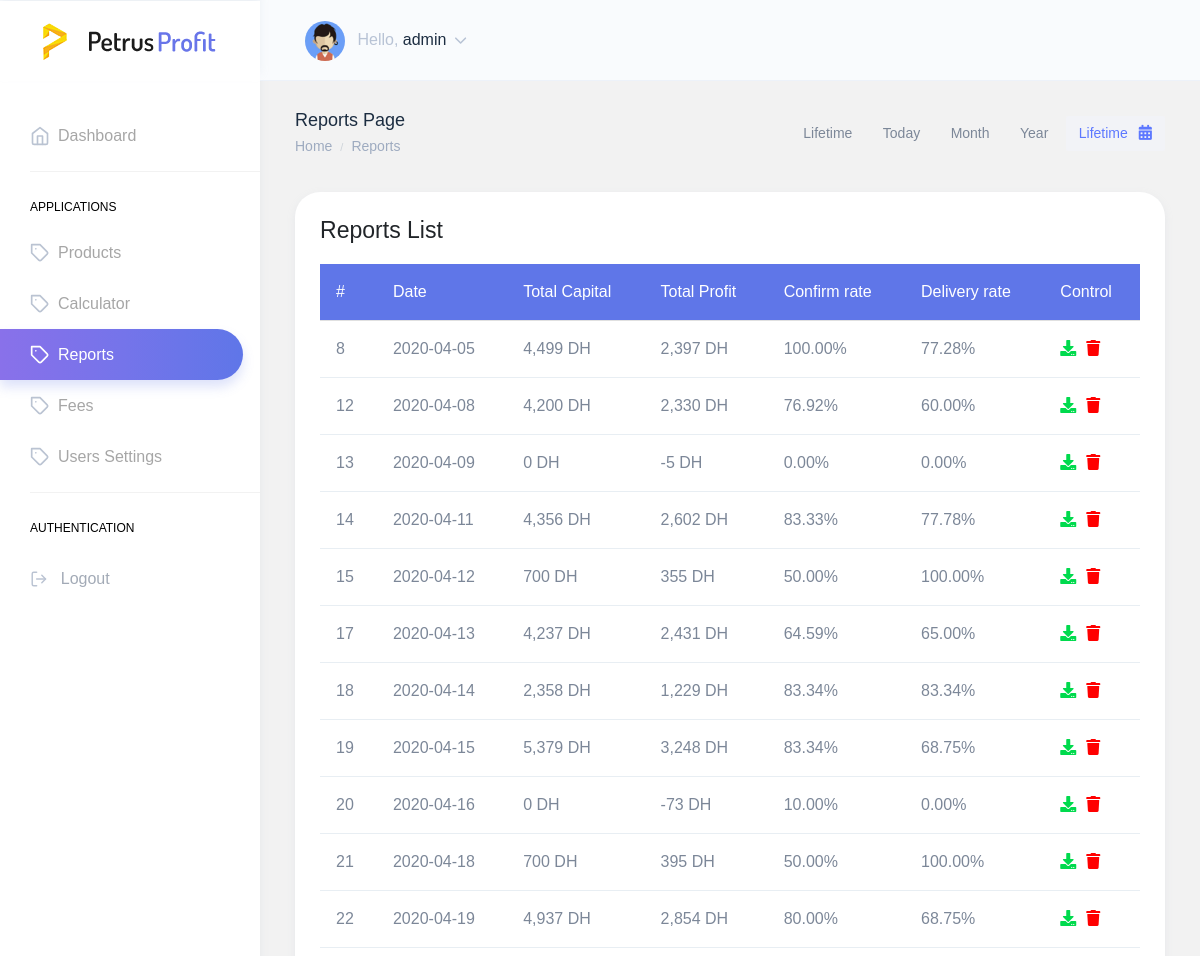
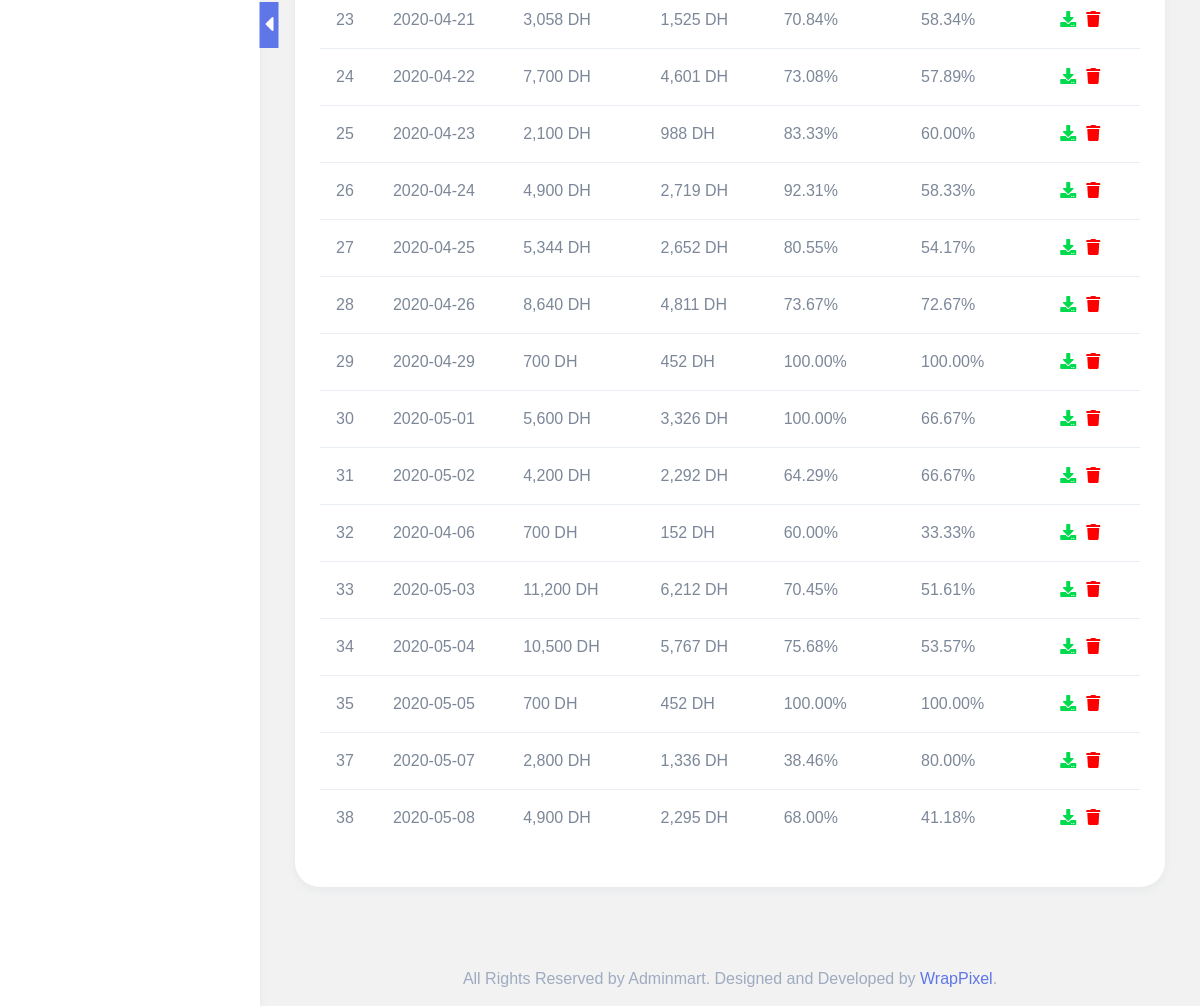
/reports.php (signed in), run on the app's committed database (2 pictures, top to bottom).
### tables this page shows
CREATE TABLE IF NOT EXISTS `dates` (
  `id` int(11) NOT NULL AUTO_INCREMENT,
  `date` varchar(11) NOT NULL,
  `total_products` int(11) NOT NULL,
  `created_at` timestamp NOT NULL DEFAULT CURRENT_TIMESTAMP,
  PRIMARY KEY (`id`)
);

### modules/Init.php (called while the page is built, shortened)
<?php
require_once(MODULES . 'Connector.php');
$db = new Connector(
	'localhost',
	'root',
	'',
	'revenue_tracker'
);
$db->returnObj = TRUE;
require_once(MODULES . 'functions.php');

### modules/Connector.php (called while the page is built, shortened)
<?php
class Connector
{
   private $connection;
   private $result;
   public $count = 0;
   public $returnObj = false;
   function __construct($host, $user, $pass, $name)
   {
      $this->host = $host;
      $this->user = $user;
      $this->pass = $pass;
      $this->name = $name;
      $resource = mysqli_connect($this->host, $this->user, $this->pass, $this->name);
      if ($resource) {
         $this->connection = $resource;
      } else {
         die("Connection Failure!");
      }
   }
   function __sanitize($text)
   {
      $result = trim(mysqli_real_escape_string($this->connection, $text));
      return htmlspecialchars($result);
   }
   private function send(String $cmd)
   {
      $resource = $this->connection->query($cmd);
      if (is_bool($resource)) {
         $this->result = $resource;
      } else {
         $this->count = ($resource)->num_rows;
         if ($this->returnObj) {
            $this->result = array();
         } else {
            $this->result[] = ($resource)->fetch_all(MYSQLI_ASSOC);
         }
      }
   }
   function getOne(String $tblname, array $where, array $fetchOnly = null, String $operator = null)
   {
      $cmd = "SELECT * FROM {$tblname} WHERE ";
      foreach ($where as $key => $value) {
         $cmd .= strtoupper($key) . "='" . $this->__sanitize($value) . "' AND ";
      }
      $cmd = substr($cmd, 0, strrpos($cmd, " AND "));
      $this->send($cmd);
      return ($this->count > 0) ? $this->result[0] : $this->result;
   }
   function getMany(String $tblname, array $where = null, array $fetchOnly = null, array $operator = null)
   {
      $cmd = "SELECT * FROM {$tblname}";
      if (!is_null($where)) {
         $cmd .= " WHERE ";
         foreach ($where as $key => $value) {
            $opr = "";
            if ($value === '!') {
               $cmd .= "!" . strtoupper($key) . " AND ";
            } else {
               if (!$operator == null) {
                  if ($opr) {
                     $cmd .= strtoupper($key) . " {$opr} '" . $this->__sanitize($value) . "' AND ";
                  } else {
                     $cmd .= strtoupper($key) . " {$operator[$key]} '" . $this->__sanitize($value) . "' AND ";
                  }
               } else {
                  $cmd .= strtoupper($key) . " = '" . $this->__sanitize($value) . "' AND ";
               }
            }
         }
         $cmd = substr($cmd, 0, strrpos($cmd, " AND "));
      }
      $this->send($cmd);
      return $this->result;
   }
   private function __dispose()
   {
      $this->result = null;
      $this->count = 0;
   }
}

### modules/functions.php (called while the page is built, shortened)
<?php require_once 'Init.php' ?>
<?php
function getNetTotalPerDate($id)
{
  global $db;
  $total_net_per_date = 0;
  $products = $db->getMany(CALCULATOR, ['date_id' => $id]);
  if (!is_null($products) && $db->count > 0) {
    foreach ($products as $product) {
      $current_product = $db->getOne(PRODUCTS, ['id' => $product->product_id]);
      $totaldel = ($product)->total_delivered;
      $sale = ($product)->sale_price;
      $adv = ($product)->Ads;
      $cost = ($current_product)->cost_price;
      $confirm_fee = ($product)->confirmation_fee;
      $delivery_fee = ($product)->delivery_fee;
      $result = ($sale * $totaldel - ($totaldel * $cost + $adv + $totaldel * $delivery_fee + $confirm_fee * $totaldel));
      $total_net_per_date += ($result);
    }
  }
  return "{$total_net_per_date} DH";
}
function getCpTotalPerDate(string $id = null)
{
  global $db;
  $total_cp_per_date = 0;
  $products = [];
  if (!is_null($id)) {
    $products = $db->getMany(CALCULATOR, ['date_id' => $id]);
  } else {
    $products = $db->getMany(CALCULATOR);
  }
  if (!is_null($products) && $db->count > 0) {
    foreach ($products as $product) {
      $totaldel = ($product)->total_delivered;
      $sale = ($product)->sale_price;
      $result = ($sale * $totaldel);
      $total_cp_per_date += ($result > 0) ? $result : 0;
    }
  }
  return (number_format($total_cp_per_date, 0) . " DH");
}
function getDevRatePerDate($id)
{
  global $db;
  $total_devrate_per_date = 0;
  $products = $db->getMany(CALCULATOR, ['date_id' => $id]);
  if (!is_null($products) && $db->count > 0) {
    foreach ($products as $product) {
      $current_product = $db->getOne(PRODUCTS, ['id' => $product->product_id]);
      $totaldel = ($product)->total_delivered;
      $totalord = ($product)->total_products;
      $result = ($totaldel > 0 && $totalord > 0) ? round(($totaldel / $totalord) * 100, 2) : (0);
      $total_devrate_per_date += ($result > 0) ? $result : 0;
    }
  }
  return number_format($total_devrate_per_date / count($products), 2) . "%";
}
function getConRatePerDate($id)
{
  global $db;
  $total_conrate_per_date = 0;
  $products = $db->getMany(CALCULATOR, ['date_id' => $id]);
  if (!is_null($products) && $db->count > 0) {
    foreach ($products as $product) {
      $current_product = $db->getOne(PRODUCTS, ['id' => $product->product_id]);
      $totalord = ($product)->total_products;
      $allord = ($product)->all_orders;
      $result = round(($totalord / $allord) * 100, 2);
      $total_conrate_per_date += ($result > 0) ? $result : 0;
    }
  }
  return number_format($total_conrate_per_date / count($products), 2) . "%";
}

### reports.php (the view, shortened to what this page needs)
<?php require_once('modules/Init.php') ?>
<?php $dates = $db->getMany(DATES); ?>
<!DOCTYPE html>
<html dir="ltr" lang="en">
<head>
    <link rel="stylesheet" type="text/css" href="https://cdn.jsdelivr.net/npm/daterangepicker/daterangepicker.css" />
    <link href="dist/css/reports.css" rel="stylesheet">
    <link href="dist/css/style.min.css" rel="stylesheet">
</head>
<body>
    <div id="main-wrapper" data-theme="light" data-layout="vertical" data-navbarbg="skin6" data-sidebartype="full" data-sidebar-position="fixed" data-header-position="fixed" data-boxed-layout="full">
        <div class="page-wrapper">
            <div class="page-breadcrumb">
                <div class="row">
                    <div class="col-md-5 align-self-center">
                        <h4 class="page-title text-truncate text-dark font-weight-medium mb-1">Reports Page
                        </h4>
                        <div class="d-flex align-items-center">
                            <nav aria-label="breadcrumb">
                                <ol class="breadcrumb m-0 p-0">
                                    <li class="breadcrumb-item"><a href="index.php" class="text-muted">Home</a></li>
                                    <li class="breadcrumb-item text-muted active" aria-current="page">Reports</li>
                                </ol>
                            </nav>
                        </div>
                    </div>
                    <div class="col-md-7 align-self-center">
                        <div class="customize-input float-right">
                            <a href="?t=all" class="btn kt-subheader__btn-secondary">Lifetime</a>
                            <a href="?t=today" class="btn kt-subheader__btn-secondary">Today</a>
                            <a href="?t=this_month" class="btn kt-subheader__btn-secondary">Month</a>
                            <a href="?t=this_year" class="btn kt-subheader__btn-secondary">Year</a>
                            <a href="#" class="btn kt-subheader__btn-daterange" id="demo" data-toggle="kt-tooltip" data-title="Select dashboard daterange" data-placement="left">
                                <span class="kt-subheader__btn-daterange-date date-value" id="kt_dashboard_daterangepicker_date">
                                    Lifetime
                                </span>
                                <i class="fas fa-calendar-alt"></i>
                            </a>
                        </div>
                    </div>
                </div>
            </div>
            <div class="container-fluid">
                <div class="row">
                    <div class="col-lg-12">
                        <div class="card">
                            <div class="card-body">
                                <div class="row card-title">
                                    <div class="col-sm-8">
                                        <h4 class="card-title">Reports List</h4>
                                    </div>
                                </div>
                                <div class="table-responsive">
                                    <table class="table sortable">
                                        <thead class="bg-primary text-white">
                                            <tr>
                                                <th class='column1'>#</th>
                                                <th class='column2'>Date</th>
                                                <th class='column3'>Total Capital</th>
                                                <th class='column4'>Total Profit</th>
                                                <th class='column5'>Confirm rate</th>
                                                <th class='column6'>Delivery rate</th>
                                                <th class='column7'>Control</th>
                                            </tr>
                                        </thead>
                                        <tbody>
                                            <?php
                                            if (isset($_GET['t'])) {
                                                $time = filter_var($_GET['t'], FILTER_SANITIZE_STRING);
                                                $reports = [];
                                                if ($time === 'today')        $reports = today();
                                                if ($time === 'yesterday')    $reports = yesterday();
                                                if ($time === 'last_week')    $reports = last_week();
                                                if ($time === 'this_month')   $reports = this_month();
                                                if ($time === 'last_month')   $reports = last_month();
                                                if ($time === 'last_30_days') $reports = last_30_days();
                                                if ($time === 'this_year')    $reports = this_year();
                                                if ($time === 'all')          $reports = $dates;
                                                if ($time === 'range')        $reports = dateRange($_GET['from'], $_GET['to']);
                                                if (!empty($reports) && count($reports) > 0) {
                                                    foreach ($reports as $date) {
                                                        $cp_total = number_format(floatval(str_replace(",", "", getCpTotalPerDate($date->id))));
                                                        $nt_total = number_format(floatval(str_replace(",", "", getNetTotalPerDate($date->id))));
                                                        $cf_rate = getConRatePerDate($date->id);
                                                        $dv_rate = getDevRatePerDate($date->id);
                                                        echo '<tr id="' . $date->id . '" class="tr" data-id="' . $date->id . '">';
                                                        echo "<td class='column1'>" . $date->id . "</td>";
                                                        echo "<td data-target='Datetime' id='openup' class='column2'>" . $date->date . "</td>";
                                                        echo "<td data-target='KK' class='column3'>" . ($cp_total . " DH") . "</td>";
                                                        echo "<td data-target='Saleprice' class='column4'>" . ($nt_total . " DH") . "</td>";
                                                        echo "<td data-target='KK' class='column5'>" . ($cf_rate) . "</td>";
                                                        echo "<td data-target='KKK' class='column6'>" . ($dv_rate) . "</td>";
                                                        echo "<td class='column6 actions' class='column7'>";
                                                        echo "<a class='download' title='Download PDF' data-toggle='tooltip' data-role='download' data-id=" . ($date->id) . "><i class='fas fa-download'></i></a>";
                                                        echo "<a class='delete' title='Delete' data-toggle='tooltip' data-role='delete' data-id=" . ($date->id) . "><i class='fas fa-trash'></i></a>";
                                                        echo "</td>";
                                                        echo "</tr>";
                                                    }
                                                } else {
                                                    echo "<tr class='text-center alert-warning'><td colspan='7'>No Records</td></tr>";
                                                }
                                            } else {
                                                if (!empty($dates) && count($dates) > 0) {
                                                    foreach ($dates as $date) {
                                                        $cp_total = number_format(floatval(str_replace(",", "", getCpTotalPerDate($date->id))));
                                                        $nt_total = number_format(floatval(str_replace(",", "", getNetTotalPerDate($date->id))));
                                                        $cf_rate = getConRatePerDate($date->id);
                                                        $dv_rate = getDevRatePerDate($date->id);
                                                        echo '<tr id="' . $date->id . '" class="tr" data-id="' . $date->id . '">';
                                                        echo "<td>" . $date->id . "</td>";
                                                        echo "<td data-target='Datetime' id='openup'>" . $date->date . "</td>";
                                                        echo "<td data-target='KK'>" . ($cp_total . " DH") . "</td>";
                                                        echo "<td data-target='Saleprice'>" . ($nt_total . " DH") . "</td>";
                                                        echo "<td data-target='KK'>" . ($cf_rate) . "</td>";
                                                        echo "<td data-target='KKK'>" . ($dv_rate) . "</td>";
                                                        echo "<td class='column6 actions'>";
                                                        echo "<a class='download' title='Download PDF' data-toggle='tooltip' data-role='download' data-id=" . ($date->id) . "><i class='fas fa-download'></i></a>";
                                                        echo "<a class='delete' title='Delete' data-toggle='tooltip' data-role='delete' data-id=" . ($date->id) . "><i class='fas fa-trash'></i></a>";
                                                        echo "</td>";
                                                        echo "</tr>";
                                                    }
                                                } else {
                                                    echo "<tr class='text-center alert-warning'><td colspan='7'>No Records</td></tr>";
                                                }
                                            }
                                            ?>
                                        </tbody>
                                    </table>
                                </div>
                            </div>
                        </div>
                    </div>
                </div>
            </div>
            <footer class="footer text-center text-muted">
                All Rights Reserved by Adminmart. Designed and Developed by <a href="https://wrappixel.com">WrapPixel</a>.
            </footer>
        </div>
    </div>
</body>
</html>

### data on the page
dates: id "8", date "2020-04-05", cp_total "4,499", nt_total "2,397", cf_rate "100.00%", dv_rate "77.28%"
dates: id "12", date "2020-04-08", cp_total "4,200", nt_total "2,330", cf_rate "76.92%", dv_rate "60.00%"
dates: id "13", date "2020-04-09", cp_total "0", nt_total "-5", cf_rate "0.00%", dv_rate "0.00%"
dates: id "14", date "2020-04-11", cp_total "4,356", nt_total "2,602", cf_rate "83.33%", dv_rate "77.78%"
dates: id "15", date "2020-04-12", cp_total "700", nt_total "355", cf_rate "50.00%", dv_rate "100.00%"
dates: id "17", date "2020-04-13", cp_total "4,237", nt_total "2,431", cf_rate "64.59%", dv_rate "65.00%"
dates: id "18", date "2020-04-14", cp_total "2,358", nt_total "1,229", cf_rate "83.34%", dv_rate "83.34%"
dates: id "19", date "2020-04-15", cp_total "5,379", nt_total "3,248", cf_rate "83.34%", dv_rate "68.75%"
dates: id "20", date "2020-04-16", cp_total "0", nt_total "-73", cf_rate "10.00%", dv_rate "0.00%"
dates: id "21", date "2020-04-18", cp_total "700", nt_total "395", cf_rate "50.00%", dv_rate "100.00%"
dates: id "22", date "2020-04-19", cp_total "4,937", nt_total "2,854", cf_rate "80.00%", dv_rate "68.75%"
dates: id "23", date "2020-04-21", cp_total "3,058", nt_total "1,525", cf_rate "70.84%", dv_rate "58.34%"
dates: id "24", date "2020-04-22", cp_total "7,700", nt_total "4,601", cf_rate "73.08%", dv_rate "57.89%"
dates: id "25", date "2020-04-23", cp_total "2,100", nt_total "988", cf_rate "83.33%", dv_rate "60.00%"
dates: id "26", date "2020-04-24", cp_total "4,900", nt_total "2,719", cf_rate "92.31%", dv_rate "58.33%"
dates: id "27", date "2020-04-25", cp_total "5,344", nt_total "2,652", cf_rate "80.55%", dv_rate "54.17%"
dates: id "28", date "2020-04-26", cp_total "8,640", nt_total "4,811", cf_rate "73.67%", dv_rate "72.67%"
dates: id "29", date "2020-04-29", cp_total "700", nt_total "452", cf_rate "100.00%", dv_rate "100.00%"
dates: id "30", date "2020-05-01", cp_total "5,600", nt_total "3,326", cf_rate "100.00%", dv_rate "66.67%"
dates: id "31", date "2020-05-02", cp_total "4,200", nt_total "2,292", cf_rate "64.29%", dv_rate "66.67%"
dates: id "32", date "2020-04-06", cp_total "700", nt_total "152", cf_rate "60.00%", dv_rate "33.33%"
dates: id "33", date "2020-05-03", cp_total "11,200", nt_total "6,212", cf_rate "70.45%", dv_rate "51.61%"
dates: id "34", date "2020-05-04", cp_total "10,500", nt_total "5,767", cf_rate "75.68%", dv_rate "53.57%"
dates: id "35", date "2020-05-05", cp_total "700", nt_total "452", cf_rate "100.00%", dv_rate "100.00%"
dates: id "37", date "2020-05-07", cp_total "2,800", nt_total "1,336", cf_rate "38.46%", dv_rate "80.00%"
dates: id "38", date "2020-05-08", cp_total "4,900", nt_total "2,295", cf_rate "68.00%", dv_rate "41.18%"

### other printed values
$_SESSION['USER']->fullname "admin"
